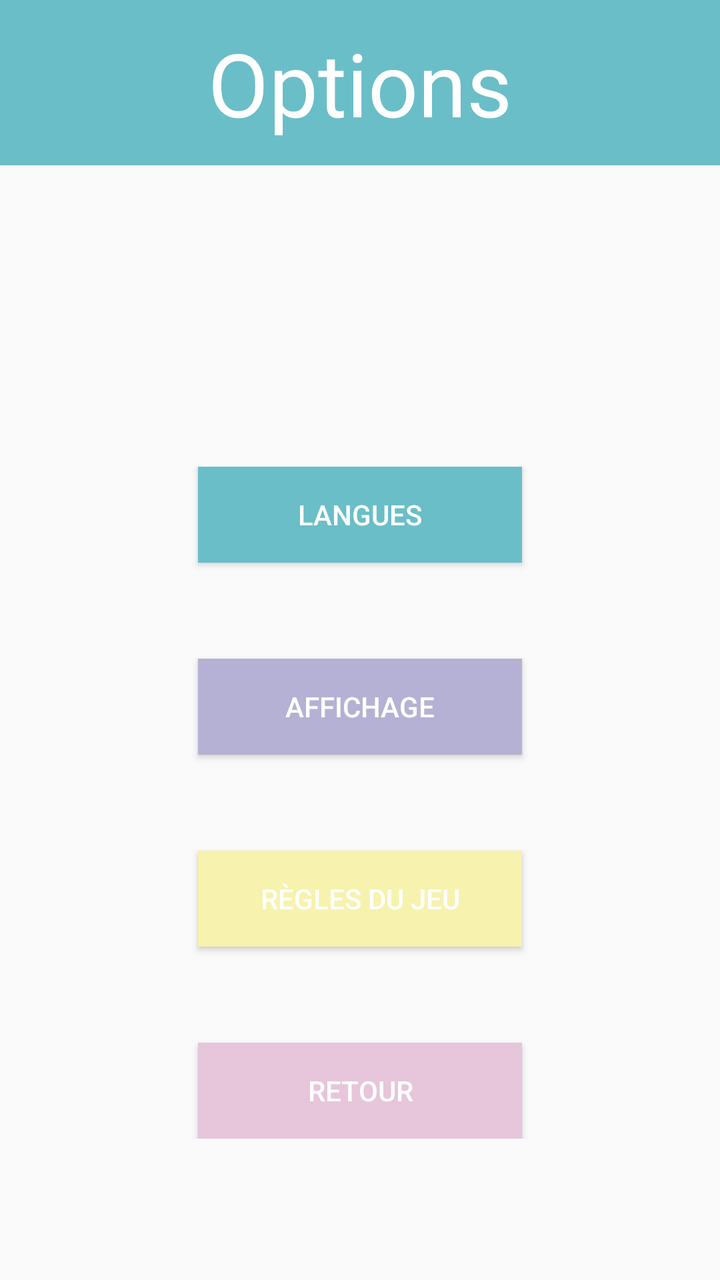
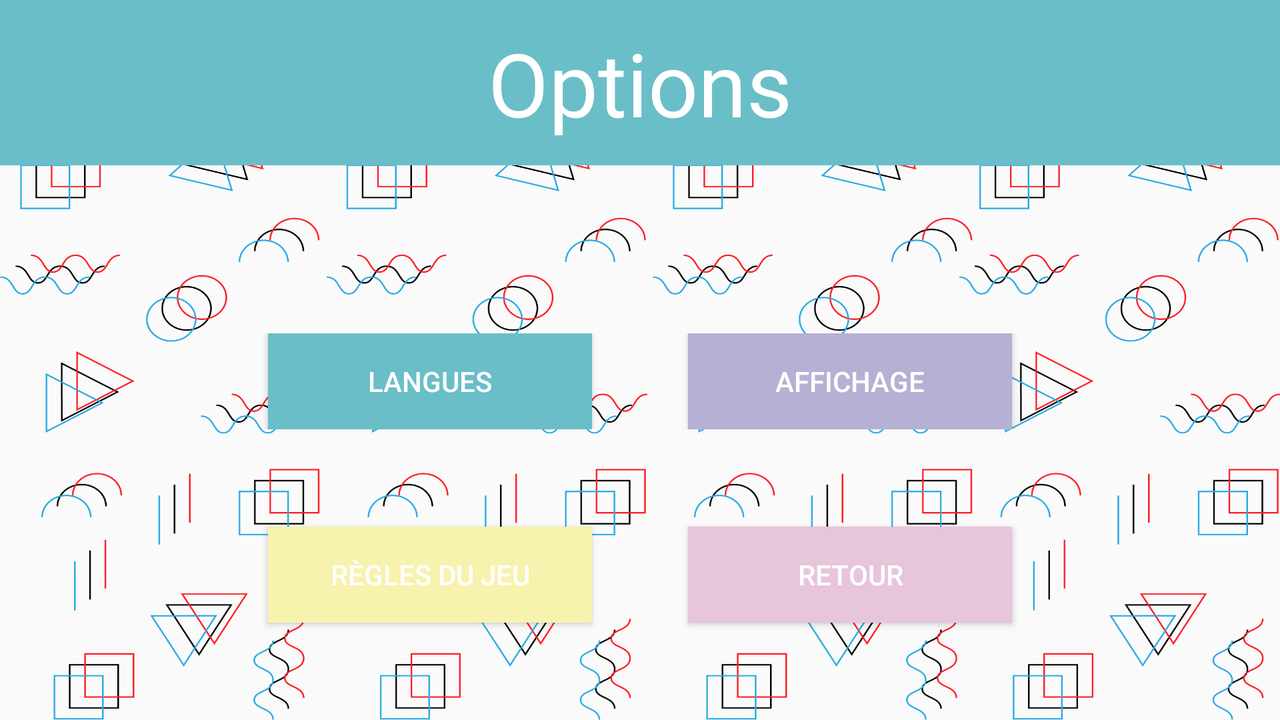

Two renders of one Android screen. The first uses the default layout on a phone; the second uses the alternative layout the repository ships for a different screen configuration, on a matching device. The two XML files are below.
<!-- AndroidManifest.xml: application theme AppTheme -->
<!-- res/layout/activity_options.xml -->
<?xml version="1.0" encoding="utf-8"?>
<LinearLayout
    android:layout_width="match_parent"
    android:layout_height="match_parent"
    android:orientation="vertical"
    xmlns:android="http://schemas.android.com/apk/res/android"
    android:background="@drawable/home_background">

  <TextView
      android:layout_width="match_parent"
      android:layout_height="wrap_content"
      android:text="@string/option"
      android:fontFamily="@font/prisma"
      android:textSize="44dp"
      android:gravity="center"
      android:background="@color/blue"
      android:textColor="@color/white"
      android:layout_marginBottom="12dp"
      android:padding="12dp"/>

  <LinearLayout
      android:layout_width="match_parent"
      android:layout_height="match_parent"
      android:orientation="vertical"
      android:padding="12dp"
      android:gravity="center">

    <ImageView
        android:layout_width="128dp"
        android:layout_height="128dp"
        android:src="@drawable/trombone"
        android:layout_marginTop="-108dp"/>

    <LinearLayout
        android:layout_width="match_parent"
        android:layout_height="wrap_content"
        android:orientation="vertical"
        android:gravity="center"
        android:layout_marginTop="48dp">

      <Button
          android:layout_width="162dp"
          android:layout_height="wrap_content"
          android:background="@color/blue"
          android:text="@string/language"
          android:textColor="@color/white"
          android:layout_marginHorizontal="24dp"
          android:layout_marginBottom="48dp"
          android:onClick="changeLanguage"/>
      <Button
          android:layout_width="162dp"
          android:layout_height="wrap_content"
          android:background="@color/purple"
          android:text="@string/display"
          android:textColor="@color/white"
          android:layout_marginHorizontal="24dp"
          android:layout_marginBottom="48dp"/>
      <Button
          android:layout_width="162dp"
          android:layout_height="wrap_content"
          android:background="@color/yellow"
          android:text="@string/rules"
          android:textColor="@color/white"
          android:layout_marginHorizontal="24dp"
          android:layout_marginBottom="48dp"/>
      <Button
          android:layout_width="162dp"
          android:layout_height="wrap_content"
          android:background="@color/pink"
          android:text="@string/returnP"
          android:textColor="@color/white"
          android:layout_marginHorizontal="24dp"
          android:onClick="clicReturn"/>

    </LinearLayout>

  </LinearLayout>

</LinearLayout>
<!-- resources referenced by this layout -->
<resources>
  <color name="blue">#6ABEC8</color>
  <color name="pink">#E7C5DB</color>
  <color name="purple">#B5B1D4</color>
  <color name="white">#FFFFFF</color>
  <color name="yellow">#F7F2AE</color>
  <string name="display">Affichage</string>
  <string name="language">Langues</string>
  <string name="option">Options</string>
  <string name="returnP">Retour</string>
  <string name="rules">Règles du jeu</string>
  <style name="AppTheme" parent="Theme.AppCompat.Light.NoActionBar">
          
          <item name="colorPrimary">@color/black</item>
          <item name="colorPrimaryDark">@color/blue</item>
          <item name="colorAccent">@color/white</item>
          <item name="android:windowNoTitle">true</item>
      </style>
  <color name="black">#000000</color>
</resources>
<!-- res/layout-land/activity_options.xml (the repository's variant of the layout above) -->
<!-- drawn on the phone turned sideways -->
<?xml version="1.0" encoding="utf-8"?>
<LinearLayout
    android:layout_width="match_parent"
    android:layout_height="match_parent"
    android:orientation="vertical"
    xmlns:android="http://schemas.android.com/apk/res/android"
    android:background="@drawable/home_backgroundv2">

  <TextView
      android:layout_width="match_parent"
      android:layout_height="wrap_content"
      android:text="@string/option"
      android:fontFamily="@font/prisma"
      android:textSize="44dp"
      android:gravity="center"
      android:background="@color/blue"
      android:textColor="@color/white"
      android:layout_marginBottom="12dp"
      android:padding="12dp"/>

  <LinearLayout
      android:layout_width="match_parent"
      android:layout_height="match_parent"
      android:orientation="vertical"
      android:padding="12dp"
      android:gravity="center">

    <LinearLayout
        android:layout_width="match_parent"
        android:layout_height="wrap_content"
        android:orientation="horizontal"
        android:padding="12dp"
        android:gravity="center"
        android:layout_marginTop="48dp">
        <Button
            android:layout_width="162dp"
            android:layout_height="wrap_content"
            android:background="@color/blue"
            android:text="@string/language"
            android:textColor="@color/white"
            android:layout_marginHorizontal="24dp" />
        <Button
            android:layout_width="162dp"
            android:layout_height="wrap_content"
            android:background="@color/purple"
            android:text="@string/display"
            android:textColor="@color/white"
            android:layout_marginHorizontal="24dp" />
        </LinearLayout>
    <LinearLayout
        android:layout_width="match_parent"
        android:layout_height="match_parent"
        android:orientation="horizontal"
        android:padding="12dp"
        android:gravity="center">
        <Button
            android:layout_width="162dp"
            android:layout_height="wrap_content"
            android:background="@color/yellow"
            android:text="@string/rules"
            android:textColor="@color/white"
            android:layout_marginHorizontal="24dp"/>
        <Button
            android:layout_width="162dp"
            android:layout_height="wrap_content"
            android:background="@color/pink"
            android:text="@string/returnP"
            android:textColor="@color/white"
            android:layout_marginHorizontal="24dp"
            android:onClick="clicReturn"/>
    </LinearLayout>

  </LinearLayout>

</LinearLayout>
<!-- resources referenced by the variant -->
<!-- as the phone turned sideways resolves them -->
<resources>
  <color name="blue">#6ABEC8</color>
  <color name="pink">#E7C5DB</color>
  <color name="purple">#B5B1D4</color>
  <color name="white">#FFFFFF</color>
  <color name="yellow">#F7F2AE</color>
  <!-- drawable home_backgroundv2: png bitmap (drawable-v24, 237967 bytes) -->
  <string name="display">Affichage</string>
  <string name="language">Langues</string>
  <string name="option">Options</string>
  <string name="returnP">Retour</string>
  <string name="rules">Règles du jeu</string>
  <style name="AppTheme" parent="Theme.AppCompat.Light.NoActionBar">
          
          <item name="colorPrimary">@color/black</item>
          <item name="colorPrimaryDark">@color/blue</item>
          <item name="colorAccent">@color/white</item>
          <item name="android:windowNoTitle">true</item>
      </style>
  <color name="black">#000000</color>
</resources>
